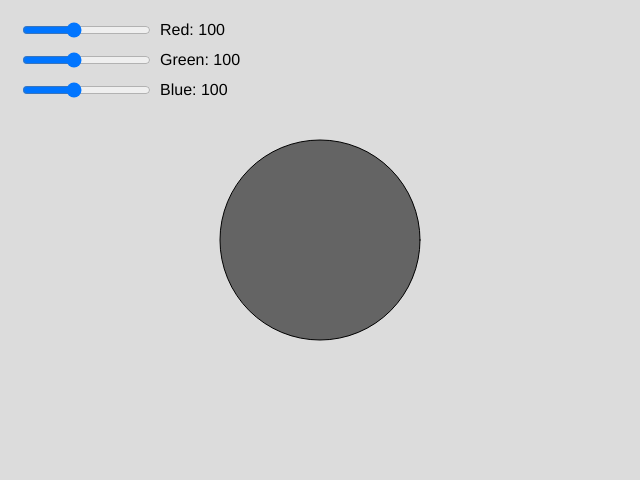
Frame 1 (no input)
Frame 60 (no input): identical to frame 1, image omitted
Frame 120 (the mouse pressed at the canvas centre since frame 60): identical to frame 1, image omitted

The p5.js sketch that drew this single still picture (run headless with seeded random() and noise() and a simulated clock; from frame 60 on, the mouse is pressed at the canvas centre):

// p5.js sketch
// ── sketch.js
let rSlider, gSlider, bSlider;

function setup() {
  createCanvas(640, 480);

  rSlider = createSlider(0, 255, 100);
  rSlider.position(20, 20);

  gSlider = createSlider(0, 255, 100);
  gSlider.position(20, 50);

  bSlider = createSlider(0, 255, 100);
  bSlider.position(20, 80);
}

function draw() {
  background(220);

  let r = rSlider.value();
  let g = gSlider.value();
  let b = bSlider.value();

  fill(r, g, b);
  
  ellipse(width / 2, height / 2, 200, 200);

  textSize(16);
  fill(0);
  text("Red: " + r, 160, 35);
  text("Green: " + g, 160, 65);
  text("Blue: " + b, 160, 95);
}
